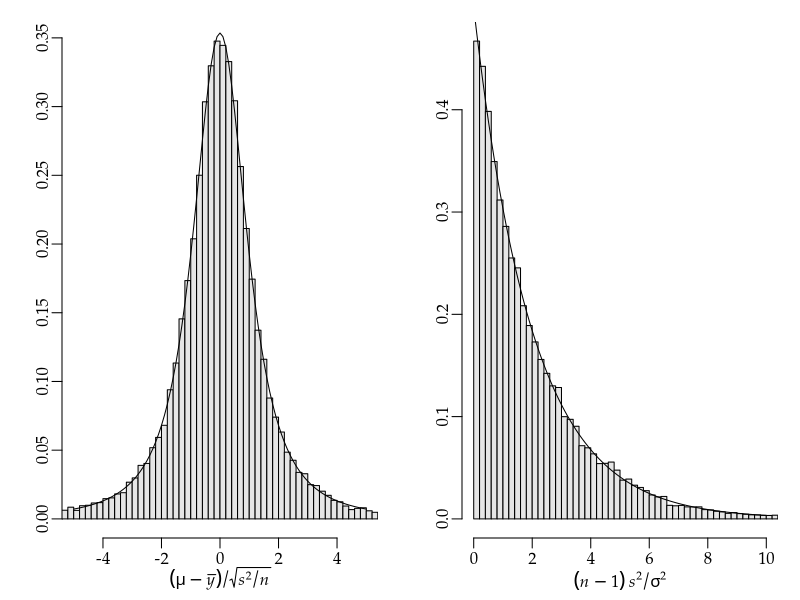

The R script that drew this image: (Note: this script raises an error after producing the figure.)
args = commandArgs()
basename = sub(".R$", "", sub("^--file=(.*/)?", "", args[grep("^--file=", args)]))
if (length(basename) != 0)
    pdf(file=paste0(basename, "_tmp.pdf"), colormodel="gray", width=8, height=3)
par(family="Palatino")
par(mgp=c(1.8,0.5,0)) # title and axis margins. default: c(3,1,0)
par(mar=c(3,3,1,1)+0.1) # bottom, left, top, right margins. default: c(5,4,4,2)+0.1

y = 1:3         # データ
n = length(y)
ybar = mean(y)
s2 = var(y)
logpost = function(x1, x2) {
  -0.5 * (n*x2 + ((n-1)*s2+n*(ybar-x1)^2) / exp(x2))
}
set.seed(12345678)
x1 = ybar      # 適当な初期値
x2 = log(s2)   # 適当な初期値
lp = logpost(x1, x2)  # 現在の事後分布の対数
N = 100000     # 繰返し数（とりあえず10万）
x1trace = x2trace = numeric(N)  # 事後分布のサンプルを格納する配列
for (i in 1:N) {
  y1 = rnorm(1, x1, 1)  # 次の候補
  y2 = rnorm(1, x2, 1)  # 次の候補
  lq = logpost(y1, y2)  # 次の候補の事後分布の対数
  if (lp - lq < rexp(1)) {  # メトロポリスの更新（対数版）
    x1 = y1
    x2 = y2
    lp = lq
  }
  x1trace[i] = x1  # 配列に格納
  x2trace[i] = x2  # 配列に格納
}

par(mfrow=c(1,2))

hist((x1trace-ybar)/sqrt(s2/n), col=gray(0.9), freq=FALSE, xlim=c(-5,5),
     breaks=seq(-100,100,0.2),
     xlab=expression((italic(mu) - bar(italic(y))) / sqrt(italic(s)^2 / italic(n))),
     ylab="", main="")
curve(dt(x,n-1), add=TRUE)

hist((n-1)*s2/exp(x2trace), col=gray(0.9), freq=FALSE, xlim=c(0,10), breaks=(0:500)/5,
     xlab=expression((italic(n)-1) * " " * italic(s)^2 / italic(sigma)^2),
     ylab="", main="")
curve(dchisq(x,n-1), add=TRUE)


dev.off()
embedFonts(paste0(basename, "_tmp.pdf"), outfile=paste0(basename, ".pdf"),
           options="-c \"<</NeverEmbed []>> setdistillerparams\" -f ")
